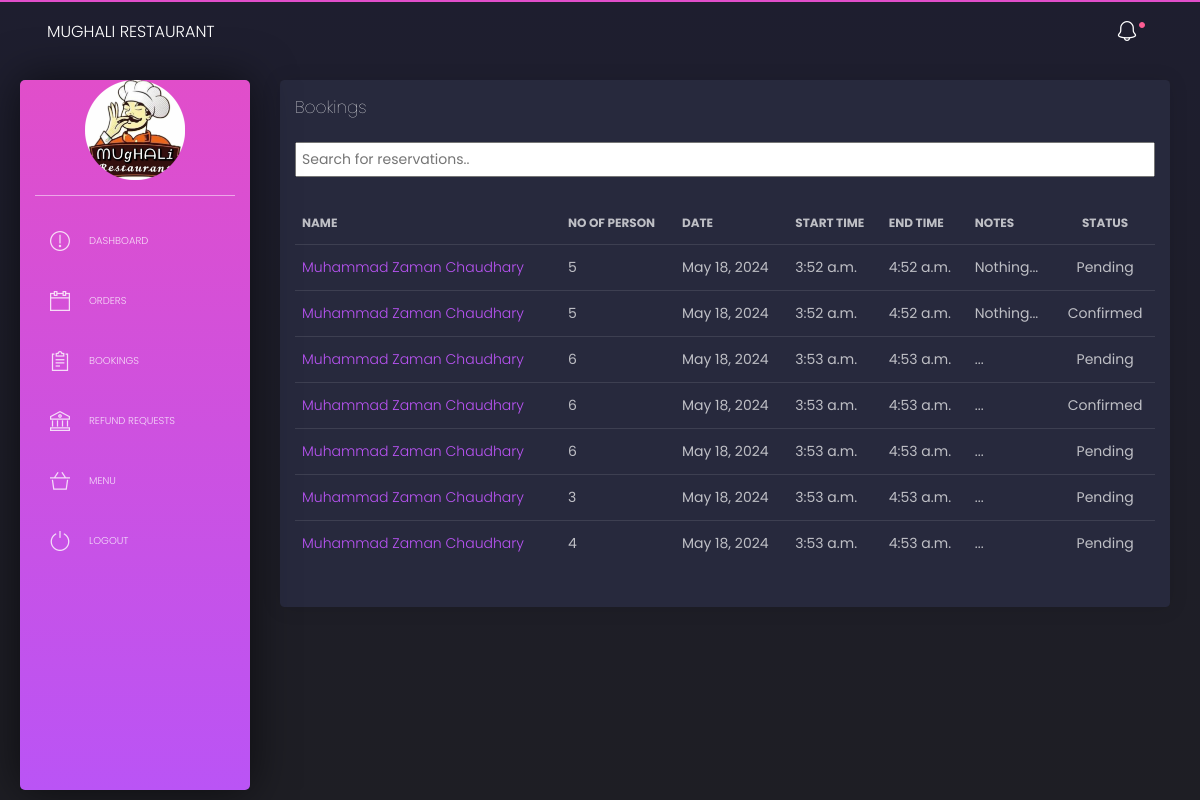
Page /admin-dashboard/bookings/ (signed in) on the earlier database version.
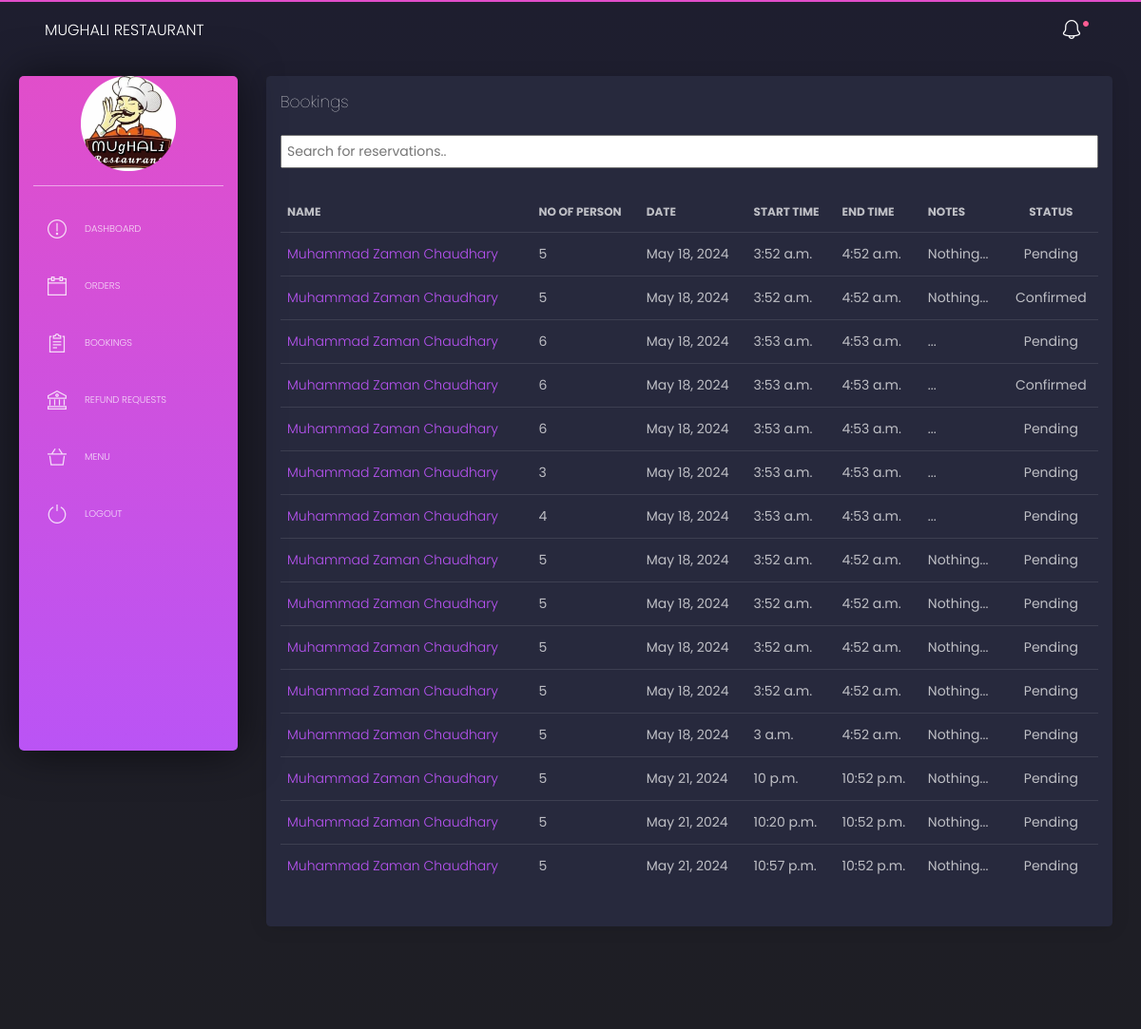
Same page on the later database version.
### reservation/models.py (models this page shows, shortened)
class Reservation(models.Model):
    user = models.ForeignKey(User, on_delete=models.CASCADE)
    no_of_person = models.IntegerField()
    date = models.DateField()
    start_time = models.TimeField()
    end_time = models.TimeField()
    note = models.TextField(blank=True)
    name = models.CharField(max_length=100)
    phone = models.CharField(max_length=111, default="")
    status = models.IntegerField(choices=ReservationStatus.choices, default=ReservationStatus.PENDING)

### admin_dashboard/views.py (the view)
# urls.py: path('bookings/', bookings, name='home'),
@login_required(login_url="/admin-dashboard/login/")
@permission_classes([IsAdminUser])
def bookings(request):
    reservations = Reservation.objects.filter(
        status__in=[
            ReservationStatus.PENDING,
            ReservationStatus.CONFIRMED,
            ReservationStatus.IN_PROGRESS,
        ]
    )
    status_choices = ReservationStatus.choices
    context = {
        'reservations': reservations,
        'status_choices': status_choices
    }
    return render(request, 'home/index.html', context)

### templates/home/index.html (shortened to what this page needs)
{% extends "layouts/base.html" %}
{% block content %}
    <div class="content">
        <div class="row">
            <div class="col-12">
                <div class="card">
                    <div class="card-header">
                        <h4 class="card-title">Bookings</h4>
                        <input type="text" id="search-input" class="search-input" onkeyup="searchReservations()" placeholder="Search for reservations..">
                    </div>
                    <div class="card-body">
                        <div class="table-responsive">
                            <table class="table tablesorter" id="reservations-table">
                                <thead class="text-primary">
                                <tr>
                                    <th>
                                        Name
                                    </th>
                                    <th>
                                        No of Person
                                    </th>
                                    <th>
                                        Date
                                    </th>
                                    <th>
                                        Start Time
                                    </th>
                                    <th>
                                        End Time
                                    </th>
                                    <th>
                                        Notes
                                    </th>
                                    <th class="text-center">
                                        Status
                                    </th>
                                </tr>
                                </thead>
                                <tbody>
                                    {% for reservation in reservations %}
                                        <tr class="reservation-row">
                                            <td>
                                                <a href="{% url 'reservation_detail' reservation.id %}">
                                                    {{ reservation.name }}
                                                </a>
                                            </td>
                                            <td>{{ reservation.no_of_person }}</td>
                                            <td>{{ reservation.date }}</td>
                                            <td>{{ reservation.start_time }}</td>
                                            <td>{{ reservation.end_time }}</td>
                                            <td>{{ reservation.note|slice:":25" }}...</td>
                                            <td class="text-center">
                                                {{ reservation.get_status_display }}
                                            </td>
                                        </tr>
                                    {% endfor %}
                                </tbody>
                            </table>
                        </div>
                    </div>
                </div>
            </div>
        </div>
    </div>
{% endblock content %}

### templates/layouts/base.html (shortened to what this page needs)
<!DOCTYPE html>
<html lang="en">
<head>
    <link href="https://use.fontawesome.com/releases/v5.0.6/css/all.css" rel="stylesheet">
    <link href="/static/css/nucleo-icons.css" rel="stylesheet"/>
    <link href="/static/css/black-dashboard.css?v=1.0.0" rel="stylesheet"/>
    <link href="/static/css/theme-switcher.css" rel="stylesheet"/>
    <link href="/static/demo/demo.css" rel="stylesheet"/>
</head>
<body class="">
    <div class="wrapper">
        {% include 'includes/sidebar.html' %}
        <div class="main-panel">
            {% include 'includes/navigation.html' %}
            {% block content %}{% endblock content %}
            {% include 'includes/footer.html' %}
        </div>
</body>
</html>

### templates/includes/sidebar.html (shortened to what this page needs)
    <div class="sidebar">
        <div class="sidebar-wrapper">
            <img src="/static/img/mughali-round.png" alt="Logo" style="display: block; margin-left: auto; margin-right: auto; width: 100px; height: 100px;">
            <div class="logo">
            </div>
            <ul class="nav">
                <li class="{% if 'map' in segment %} active {% endif %}">
                    <a href="/admin-dashboard">
                        <i class="tim-icons icon-alert-circle-exc"></i>
                        <p>Dashboard</p>
                    </a>
                </li>
                <li class="{% if 'icons' in segment %} active {% endif %}">
                    <a href="/admin-dashboard/orders">
                        <i class="tim-icons icon-calendar-60"></i>
                        <p>Orders</p>
                    </a>
                </li>
                <li class="{% if 'index' in segment %} active {% endif %} ">
                    <a href="/admin-dashboard/bookings">
                        <i class="tim-icons icon-notes"></i>
                        <p>Bookings</p>
                    </a>
                </li>
                <li class="{% if 'index' in segment %} active {% endif %} ">
                    <a href="/admin-dashboard/refunds">
                        <i class="tim-icons icon-bank"></i>
                        <p>Refund Requests</p>
                    </a>
                </li>
                <li class="{% if 'index' in segment %} active {% endif %} ">
                    <a href="/admin-dashboard/menu">
                        <i class="tim-icons icon-basket-simple"></i>
                        <p>Menu</p>
                    </a>
                </li>
                <li>
                    <a href="{% url 'login' %}">
                        <i class="tim-icons icon-button-power"></i>
                        <p>Logout</p>
                    </a>
                </li>
            </ul>
        </div>
    </div>

### templates/includes/navigation.html (shortened to what this page needs)
<!DOCTYPE html>
<html lang="en">
<head>
</head>
<body>
    <nav class="navbar navbar-expand-lg navbar-absolute navbar-transparent">
        <div class="container-fluid">
            <div class="navbar-wrapper">
                <a class="navbar-brand" href="javascript:void(0)">Mughali Restaurant</a>
            </div>
            <div class="collapse navbar-collapse" id="navigation">
                <ul class="navbar-nav ml-auto">
                    <li class="dropdown nav-item">
                        <a href="javascript:void(0)" class="dropdown-toggle nav-link" data-toggle="dropdown">
                            <div class="notification d-none d-lg-block d-xl-block"></div>
                            <i class="tim-icons icon-bell-55"></i>
                        </a>
                    </li>
                </ul>
            </div>
        </div>
    </nav>
</body>
</html>

### templates/includes/footer.html (shortened to what this page needs)
<footer class="footer">
    </div>

### templates/home/index.html (style rules this page uses)
.search-input { margin-top: 10px; margin-bottom: 10px; padding: 5px; width: 100%; box-sizing: border-box; }

Differences in the rows shown:
added Reservation: name "Muhammad Zaman Chaudhary", no_of_person "5", date "May 18, 2024", start_time "3:52 a.m.", end_time "4:52 a.m.", note "Nothing", status "Pending"
added Reservation: name "Muhammad Zaman Chaudhary", no_of_person "5", date "May 18, 2024", start_time "3:52 a.m.", end_time "4:52 a.m.", note "Nothing", status "Pending"
added Reservation: name "Muhammad Zaman Chaudhary", no_of_person "5", date "May 18, 2024", start_time "3:52 a.m.", end_time "4:52 a.m.", note "Nothing", status "Pending"
added Reservation: name "Muhammad Zaman Chaudhary", no_of_person "5", date "May 18, 2024", start_time "3:52 a.m.", end_time "4:52 a.m.", note "Nothing", status "Pending"
added Reservation: name "Muhammad Zaman Chaudhary", no_of_person "5", date "May 18, 2024", start_time "3 a.m.", end_time "4:52 a.m.", note "Nothing", status "Pending"
added Reservation: name "Muhammad Zaman Chaudhary", no_of_person "5", date "May 21, 2024", start_time "10 p.m.", end_time "10:52 p.m.", note "Nothing", status "Pending"
added Reservation: name "Muhammad Zaman Chaudhary", no_of_person "5", date "May 21, 2024", start_time "10:20 p.m.", end_time "10:52 p.m.", note "Nothing", status "Pending"
added Reservation: name "Muhammad Zaman Chaudhary", no_of_person "5", date "May 21, 2024", start_time "10:57 p.m.", end_time "10:52 p.m.", note "Nothing", status "Pending"
